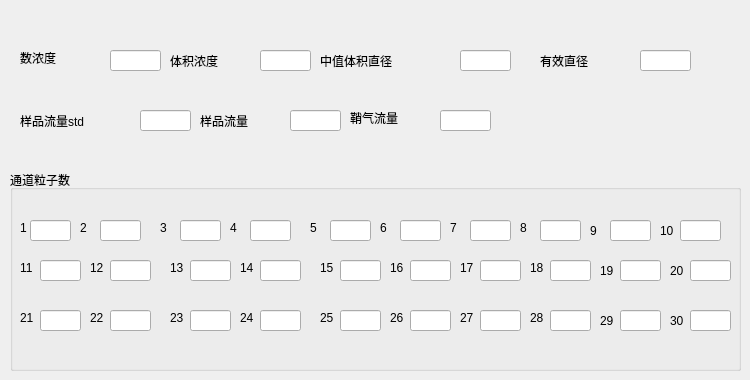
   <widget class="QWidget" name="PCASP">
    <attribute name="title">
     <string>PCASP信息</string>
    </attribute>
    <widget class="QLabel" name="label_34">
     <property name="geometry">
      <rect>
       <x>170</x>
       <y>50</y>
       <width>101</width>
       <height>21</height>
      </rect>
     </property>
     <property name="text">
      <string>体积浓度</string>
     </property>
    </widget>
    <widget class="QLineEdit" name="pcasp_2">
     <property name="geometry">
      <rect>
       <x>260</x>
       <y>50</y>
       <width>51</width>
       <height>21</height>
      </rect>
     </property>
    </widget>
    <widget class="QLabel" name="label_41">
     <property name="geometry">
      <rect>
       <x>320</x>
       <y>50</y>
       <width>121</width>
       <height>21</height>
      </rect>
     </property>
     <property name="text">
      <string>中值体积直径</string>
     </property>
    </widget>
    <widget class="QLineEdit" name="pcasp_3">
     <property name="geometry">
      <rect>
       <x>460</x>
       <y>50</y>
       <width>51</width>
       <height>21</height>
      </rect>
     </property>
    </widget>
    <widget class="QLabel" name="label_42">
     <property name="geometry">
      <rect>
       <x>20</x>
       <y>50</y>
       <width>81</width>
       <height>16</height>
      </rect>
     </property>
     <property name="text">
      <string>数浓度</string>
     </property>
    </widget>
    <widget class="QLineEdit" name="pcasp_1">
     <property name="geometry">
      <rect>
       <x>110</x>
       <y>50</y>
       <width>51</width>
       <height>21</height>
      </rect>
     </property>
    </widget>
    <widget class="QLineEdit" name="pcasp_4">
     <property name="geometry">
      <rect>
       <x>640</x>
       <y>50</y>
       <width>51</width>
       <height>21</height>
      </rect>
     </property>
    </widget>
    <widget class="QLabel" name="label_87">
     <property name="geometry">
      <rect>
       <x>540</x>
       <y>50</y>
       <width>91</width>
       <height>21</height>
      </rect>
     </property>
     <property name="text">
      <string>有效直径</string>
     </property>
    </widget>
    <widget class="QLineEdit" name="pcasp_5">
     <property name="geometry">
      <rect>
       <x>140</x>
       <y>110</y>
       <width>51</width>
       <height>21</height>
      </rect>
     </property>
    </widget>
    <widget class="QLabel" name="label_88">
     <property name="geometry">
      <rect>
       <x>20</x>
       <y>110</y>
       <width>121</width>
       <height>21</height>
      </rect>
     </property>
     <property name="text">
      <string>样品流量std</string>
     </property>
    </widget>
    <widget class="QLineEdit" name="pcasp_6">
     <property name="geometry">
      <rect>
       <x>290</x>
       <y>110</y>
       <width>51</width>
       <height>21</height>
      </rect>
     </property>
    </widget>
    <widget class="QLabel" name="label_89">
     <property name="geometry">
      <rect>
       <x>200</x>
       <y>110</y>
       <width>81</width>
       <height>21</height>
      </rect>
     </property>
     <property name="text">
      <string>样品流量</string>
     </property>
    </widget>
    <widget class="QLineEdit" name="pcasp_7">
     <property name="geometry">
      <rect>
       <x>440</x>
       <y>110</y>
       <width>51</width>
       <height>21</height>
      </rect>
     </property>
    </widget>
    <widget class="QLabel" name="label_90">
     <property name="geometry">
      <rect>
       <x>350</x>
       <y>110</y>
       <width>91</width>
       <height>16</height>
      </rect>
     </property>
     <property name="text">
      <string>鞘气流量</string>
     </property>
    </widget>
    <widget class="QGroupBox" name="groupBox_2">
     <property name="geometry">
      <rect>
       <x>10</x>
       <y>170</y>
       <width>731</width>
       <height>201</height>
      </rect>
     </property>
     <property name="title">
      <string>通道粒子数</string>
     </property>
     <widget class="QLabel" name="label_92">
      <property name="geometry">
       <rect>
        <x>10</x>
        <y>50</y>
        <width>21</width>
        <height>16</height>
       </rect>
      </property>
      <property name="text">
       <string>1</string>
      </property>
     </widget>
     <widget class="QLineEdit" name="pcasp_01">
      <property name="geometry">
       <rect>
        <x>20</x>
        <y>50</y>
        <width>41</width>
        <height>21</height>
       </rect>
      </property>
     </widget>
     <widget class="QLabel" name="label_93">
      <property name="geometry">
       <rect>
        <x>70</x>
        <y>50</y>
        <width>21</width>
        <height>16</height>
       </rect>
      </property>
      <property name="text">
       <string>2</string>
      </property>
     </widget>
     <widget class="QLineEdit" name="pcasp_02">
      <property name="geometry">
       <rect>
        <x>90</x>
        <y>50</y>
        <width>41</width>
        <height>21</height>
       </rect>
      </property>
     </widget>
     <widget class="QLabel" name="label_94">
      <property name="geometry">
       <rect>
        <x>150</x>
        <y>50</y>
        <width>21</width>
        <height>16</height>
       </rect>
      </property>
      <property name="text">
       <string>3</string>
      </property>
     </widget>
     <widget class="QLineEdit" name="pcasp_03">
      <property name="geometry">
       <rect>
        <x>170</x>
        <y>50</y>
        <width>41</width>
        <height>21</height>
       </rect>
      </property>
     </widget>
     <widget class="QLabel" name="label_95">
      <property name="geometry">
       <rect>
        <x>220</x>
        <y>50</y>
        <width>21</width>
        <height>16</height>
       </rect>
      </property>
      <property name="text">
       <string>4</string>
      </property>
     </widget>
     <widget class="QLineEdit" name="pcasp_04">
      <property name="geometry">
       <rect>
        <x>240</x>
        <y>50</y>
        <width>41</width>
        <height>21</height>
       </rect>
      </property>
     </widget>
     <widget class="QLabel" name="label_96">
      <property name="geometry">
       <rect>
        <x>300</x>
        <y>50</y>
        <width>21</width>
        <height>16</height>
       </rect>
      </property>
      <property name="text">
       <string>5</string>
      </property>
     </widget>
     <widget class="QLineEdit" name="pcasp_05">
      <property name="geometry">
       <rect>
        <x>320</x>
        <y>50</y>
        <width>41</width>
        <height>21</height>
       </rect>
      </property>
     </widget>
     <widget class="QLabel" name="label_97">
      <property name="geometry">
       <rect>
        <x>370</x>
        <y>50</y>
        <width>21</width>
        <height>16</height>
       </rect>
      </property>
      <property name="text">
       <string>6</string>
      </property>
     </widget>
     <widget class="QLineEdit" name="pcasp_06">
      <property name="geometry">
       <rect>
        <x>390</x>
        <y>50</y>
        <width>41</width>
        <height>21</height>
       </rect>
      </property>
     </widget>
     <widget class="QLabel" name="label_98">
      <property name="geometry">
       <rect>
        <x>440</x>
        <y>50</y>
        <width>21</width>
        <height>16</height>
       </rect>
      </property>
      <property name="text">
       <string>7</string>
      </property>
     </widget>
     <widget class="QLineEdit" name="pcasp_07">
      <property name="geometry">
       <rect>
        <x>460</x>
        <y>50</y>
        <width>41</width>
        <height>21</height>
       </rect>
      </property>
     </widget>
     <widget class="QLabel" name="label_99">
      <property name="geometry">
       <rect>
        <x>510</x>
        <y>50</y>
        <width>21</width>
        <height>16</height>
       </rect>
      </property>
      <property name="text">
       <string>8</string>
      </property>
     </widget>
     <widget class="QLineEdit" name="pcasp_08">
      <property name="geometry">
       <rect>
        <x>530</x>
        <y>50</y>
        <width>41</width>
        <height>21</height>
       </rect>
      </property>
     </widget>
     <widget class="QLabel" name="label_91">
      <property name="geometry">
       <rect>
        <x>580</x>
        <y>50</y>
        <width>21</width>
        <height>21</height>
       </rect>
      </property>
      <property name="text">
       <string>9</string>
      </property>
     </widget>
     <widget class="QLineEdit" name="pcasp_09">
      <property name="geometry">
       <rect>
        <x>600</x>
        <y>50</y>
        <width>41</width>
        <height>21</height>
       </rect>
      </property>
     </widget>
     <widget class="QLabel" name="label_100">
      <property name="geometry">
       <rect>
        <x>650</x>
        <y>50</y>
        <width>21</width>
        <height>21</height>
       </rect>
      </property>
      <property name="text">
       <string>10</string>
      </property>
     </widget>
     <widget class="QLineEdit" name="pcasp_010">
      <property name="geometry">
       <rect>
        <x>670</x>
        <y>50</y>
        <width>41</width>
        <height>21</height>
       </rect>
      </property>
     </widget>
     <widget class="QLabel" name="label_101">
      <property name="geometry">
       <rect>
        <x>520</x>
        <y>90</y>
        <width>21</width>
        <height>16</height>
       </rect>
      </property>
      <property name="text">
       <string>18</string>
      </property>
     </widget>
     <widget class="QLineEdit" name="pcasp_015">
      <property name="geometry">
       <rect>
        <x>330</x>
        <y>90</y>
        <width>41</width>
        <height>21</height>
       </rect>
      </property>
     </widget>
     <widget class="QLabel" name="label_102">
      <property name="geometry">
       <rect>
        <x>160</x>
        <y>90</y>
        <width>21</width>
        <height>16</height>
       </rect>
      </property>
      <property name="text">
       <string>13</string>
      </property>
     </widget>
     <widget class="QLabel" name="label_103">
      <property name="geometry">
       <rect>
        <x>310</x>
        <y>90</y>
        <width>21</width>
        <height>16</height>
       </rect>
      </property>
      <property name="text">
       <string>15</string>
      </property>
     </widget>
     <widget class="QLabel" name="label_104">
      <property name="geometry">
       <rect>
        <x>590</x>
        <y>90</y>
        <width>21</width>
        <height>21</height>
       </rect>
      </property>
      <property name="text">
       <string>19</string>
      </property>
     </widget>
     <widget class="QLabel" name="label_105">
      <property name="geometry">
       <rect>
        <x>380</x>
        <y>90</y>
        <width>21</width>
        <height>16</height>
       </rect>
      </property>
      <property name="text">
       <string>16</string>
      </property>
     </widget>
     <widget class="QLabel" name="label_106">
      <property name="geometry">
       <rect>
        <x>230</x>
        <y>90</y>
        <width>21</width>
        <height>16</height>
       </rect>
      </property>
      <property name="text">
       <string>14</string>
      </property>
     </widget>
     <widget class="QLineEdit" name="pcasp_019">
      <property name="geometry">
       <rect>
        <x>610</x>
        <y>90</y>
        <width>41</width>
        <height>21</height>
       </rect>
      </property>
     </widget>
     <widget class="QLabel" name="label_107">
      <property name="geometry">
       <rect>
        <x>80</x>
        <y>90</y>
        <width>21</width>
        <height>16</height>
       </rect>
      </property>
      <property name="text">
       <string>12</string>
      </property>
     </widget>
     <widget class="QLineEdit" name="pcasp_017">
      <property name="geometry">
       <rect>
        <x>470</x>
        <y>90</y>
        <width>41</width>
        <height>21</height>
       </rect>
      </property>
     </widget>
     <widget class="QLineEdit" name="pcasp_013">
      <property name="geometry">
       <rect>
        <x>180</x>
        <y>90</y>
        <width>41</width>
        <height>21</height>
       </rect>
      </property>
     </widget>
     <widget class="QLineEdit" name="pcasp_014">
      <property name="geometry">
       <rect>
        <x>250</x>
        <y>90</y>
        <width>41</width>
        <height>21</height>
       </rect>
      </property>
     </widget>
     <widget class="QLabel" name="label_108">
      <property name="geometry">
       <rect>
        <x>10</x>
        <y>90</y>
        <width>21</width>
        <height>16</height>
       </rect>
      </property>
      <property name="text">
       <string>11</string>
      </property>
     </widget>
     <widget class="QLabel" name="label_109">
      <property name="geometry">
       <rect>
        <x>660</x>
        <y>90</y>
        <width>21</width>
        <height>21</height>
       </rect>
      </property>
      <property name="text">
       <string>20</string>
      </property>
     </widget>
     <widget class="QLineEdit" name="pcasp_011">
      <property name="geometry">
       <rect>
        <x>30</x>
        <y>90</y>
        <width>41</width>
        <height>21</height>
       </rect>
      </property>
     </widget>
     <widget class="QLineEdit" name="pcasp_018">
      <property name="geometry">
       <rect>
        <x>540</x>
        <y>90</y>
        <width>41</width>
        <height>21</height>
       </rect>
      </property>
     </widget>
     <widget class="QLineEdit" name="pcasp_020">
      <property name="geometry">
       <rect>
        <x>680</x>
        <y>90</y>
        <width>41</width>
        <height>21</height>
       </rect>
      </property>
     </widget>
     <widget class="QLabel" name="label_110">
      <property name="geometry">
       <rect>
        <x>450</x>
        <y>90</y>
        <width>21</width>
        <height>16</height>
       </rect>
      </property>
      <property name="text">
       <string>17</string>
      </property>
     </widget>
     <widget class="QLineEdit" name="pcasp_016">
      <property name="geometry">
       <rect>
        <x>400</x>
        <y>90</y>
        <width>41</width>
        <height>21</height>
       </rect>
      </property>
     </widget>
     <widget class="QLineEdit" name="pcasp_012">
      <property name="geometry">
       <rect>
        <x>100</x>
        <y>90</y>
        <width>41</width>
        <height>21</height>
       </rect>
      </property>
     </widget>
     <widget class="QLabel" name="label_111">
      <property name="geometry">
       <rect>
        <x>520</x>
        <y>140</y>
        <width>21</width>
        <height>16</height>
       </rect>
      </property>
      <property name="text">
       <string>28</string>
      </property>
     </widget>
     <widget class="QLineEdit" name="pcasp_025">
      <property name="geometry">
       <rect>
        <x>330</x>
        <y>140</y>
        <width>41</width>
        <height>21</height>
       </rect>
      </property>
     </widget>
     <widget class="QLabel" name="label_112">
      <property name="geometry">
       <rect>
        <x>160</x>
        <y>140</y>
        <width>21</width>
        <height>16</height>
       </rect>
      </property>
      <property name="text">
       <string>23</string>
      </property>
     </widget>
     <widget class="QLabel" name="label_113">
      <property name="geometry">
       <rect>
        <x>310</x>
        <y>140</y>
        <width>21</width>
        <height>16</height>
       </rect>
      </property>
      <property name="text">
       <string>25</string>
      </property>
     </widget>
     <widget class="QLabel" name="label_114">
      <property name="geometry">
       <rect>
        <x>590</x>
        <y>140</y>
        <width>21</width>
        <height>21</height>
       </rect>
      </property>
      <property name="text">
       <string>29</string>
      </property>
     </widget>
     <widget class="QLabel" name="label_115">
      <property name="geometry">
       <rect>
        <x>380</x>
        <y>140</y>
        <width>21</width>
        <height>16</height>
       </rect>
      </property>
      <property name="text">
       <string>26</string>
      </property>
     </widget>
     <widget class="QLabel" name="label_116">
      <property name="geometry">
       <rect>
        <x>230</x>
        <y>140</y>
        <width>21</width>
        <height>16</height>
       </rect>
      </property>
      <property name="text">
       <string>24</string>
      </property>
     </widget>
     <widget class="QLineEdit" name="pcasp_029">
      <property name="geometry">
       <rect>
        <x>610</x>
        <y>140</y>
        <width>41</width>
        <height>21</height>
       </rect>
      </property>
     </widget>
     <widget class="QLabel" name="label_117">
      <property name="geometry">
       <rect>
        <x>80</x>
        <y>140</y>
        <width>21</width>
        <height>16</height>
       </rect>
      </property>
      <property name="text">
       <string>22</string>
      </property>
     </widget>
     <widget class="QLineEdit" name="pcasp_027">
      <property name="geometry">
       <rect>
        <x>470</x>
        <y>140</y>
        <width>41</width>
        <height>21</height>
       </rect>
      </property>
     </widget>
     <widget class="QLineEdit" name="pcasp_023">
      <property name="geometry">
       <rect>
        <x>180</x>
        <y>140</y>
        <width>41</width>
        <height>21</height>
       </rect>
      </property>
     </widget>
     <widget class="QLineEdit" name="pcasp_024">
      <property name="geometry">
       <rect>
        <x>250</x>
        <y>140</y>
        <width>41</width>
        <height>21</height>
       </rect>
      </property>
     </widget>
     <widget class="QLabel" name="label_118">
      <property name="geometry">
       <rect>
        <x>10</x>
        <y>140</y>
        <width>21</width>
        <height>16</height>
       </rect>
      </property>
      <property name="text">
       <string>21</string>
      </property>
     </widget>
     <widget class="QLabel" name="label_119">
      <property name="geometry">
       <rect>
        <x>660</x>
        <y>140</y>
        <width>21</width>
        <height>21</height>
       </rect>
      </property>
      <property name="text">
       <string>30</string>
      </property>
     </widget>
     <widget class="QLineEdit" name="pcasp_021">
      <property name="geometry">
       <rect>
        <x>30</x>
        <y>140</y>
        <width>41</width>
        <height>21</height>
       </rect>
      </property>
     </widget>
     <widget class="QLineEdit" name="pcasp_028">
      <property name="geometry">
       <rect>
        <x>540</x>
        <y>140</y>
        <width>41</width>
        <height>21</height>
       </rect>
      </property>
     </widget>
     <widget class="QLineEdit" name="pcasp_030">
      <property name="geometry">
       <rect>
        <x>680</x>
        <y>140</y>
        <width>41</width>
        <height>21</height>
       </rect>
      </property>
     </widget>
     <widget class="QLabel" name="label_120">
      <property name="geometry">
       <rect>
        <x>450</x>
        <y>140</y>
        <width>21</width>
        <height>16</height>
       </rect>
      </property>
      <property name="text">
       <string>27</string>
      </property>
     </widget>
     <widget class="QLineEdit" name="pcasp_026">
      <property name="geometry">
       <rect>
        <x>400</x>
        <y>140</y>
        <width>41</width>
        <height>21</height>
       </rect>
      </property>
     </widget>
     <widget class="QLineEdit" name="pcasp_022">
      <property name="geometry">
       <rect>
        <x>100</x>
        <y>140</y>
        <width>41</width>
        <height>21</height>
       </rect>
      </property>
     </widget>
    </widget>
   </widget>
